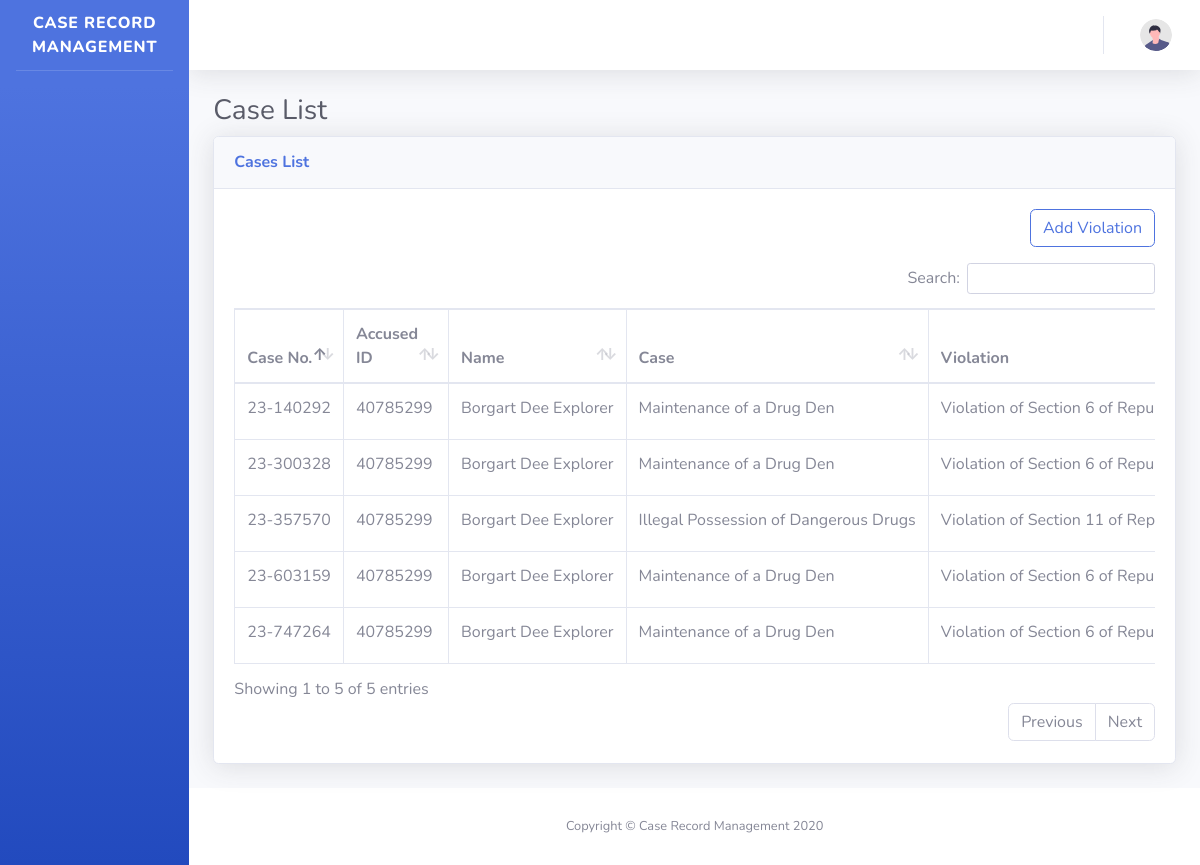
/cases.php, run on an earlier commit of the app's database.
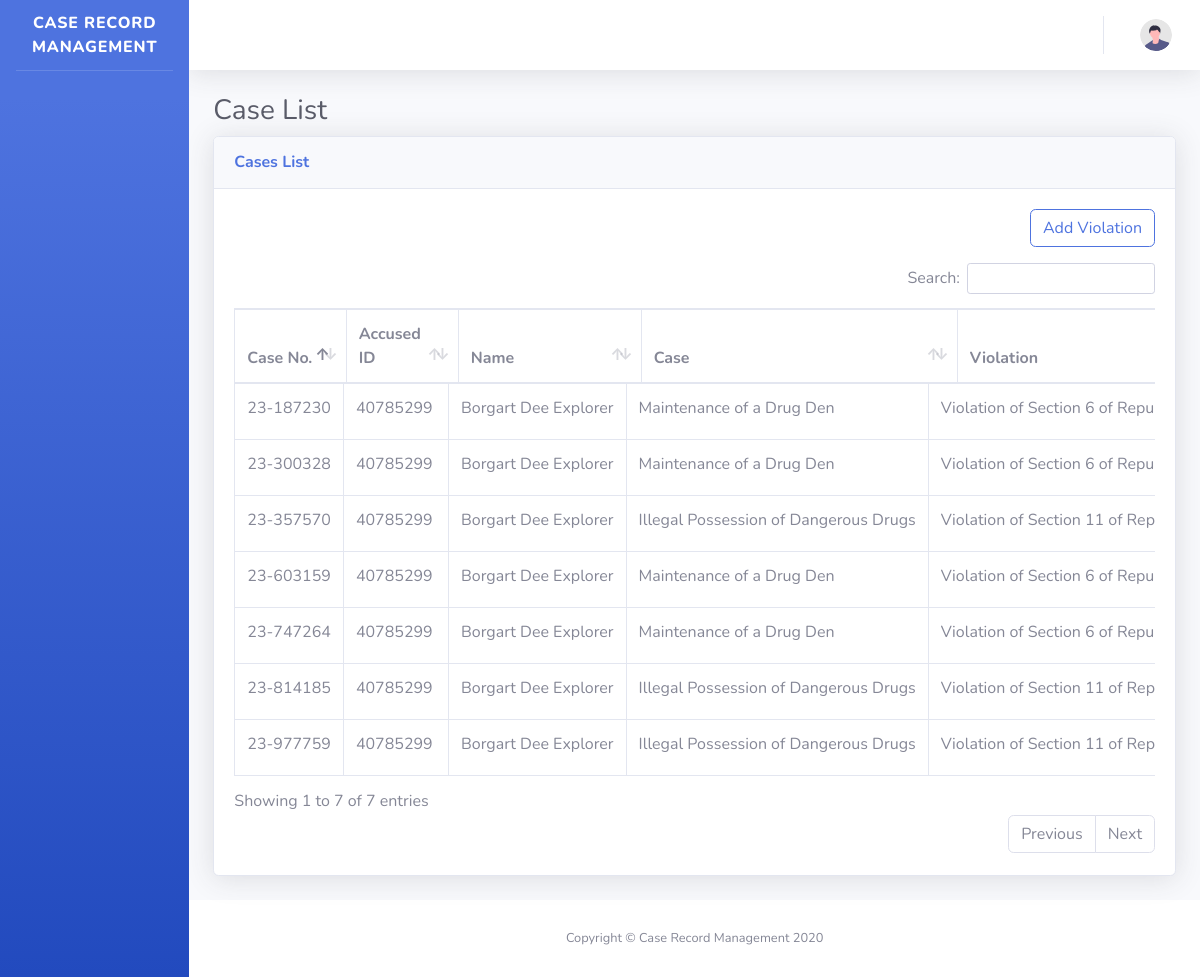
And on a later commit of the database.
### tables this page shows
CREATE TABLE `cases` (
  `id` int NOT NULL AUTO_INCREMENT,
  `CaseNo` varchar(20) NOT NULL,
  `Title` varchar(255) DEFAULT NULL,
  `Description` text NOT NULL,
  `AuthorID` int NOT NULL,
  `AccusedID` int NOT NULL,
  `ViolationID` int NOT NULL,
  `FilingDate` date DEFAULT NULL,
  `Branch` varchar(100) DEFAULT NULL,
  `Status` enum('Filed','Under Investigation','On Trial','Closed','Convicted','Acquitted','Dismissed','Archived','Reopened') DEFAULT NULL,
  `Judge` varchar(100) DEFAULT NULL,
  `Prosecutor` varchar(100) DEFAULT NULL,
  `LeadInvestigator` varchar(100) DEFAULT NULL,
  `TrialDate` datetime DEFAULT NULL,
  `HearingDate` datetime DEFAULT NULL,
  `Verdict` text,
  `Sentence` text,
  `CreatedAt` timestamp NULL DEFAULT CURRENT_TIMESTAMP,
  `UpdatedAt` timestamp NULL DEFAULT CURRENT_TIMESTAMP ON UPDATE CURRENT_TIMESTAMP,
  PRIMARY KEY (`id`),
  KEY `cases_accused_idx` (`AccusedID`),
  KEY `cases_violations_idx` (`ViolationID`),
  KEY `cases_author_idx` (`AuthorID`)
);

CREATE TABLE `accused` (
  `id` int NOT NULL AUTO_INCREMENT,
  `AccusedID` varchar(255) NOT NULL,
  `FirstName` varchar(255) NOT NULL,
  `MiddleName` varchar(255) DEFAULT NULL,
  `LastName` varchar(255) NOT NULL,
  `Sex` varchar(255) NOT NULL,
  `DateOfBirth` date NOT NULL,
  `Contact` varchar(20) NOT NULL,
  `Email` varchar(255) NOT NULL,
  `Address` text NOT NULL,
  `PhotoURL` varchar(255) DEFAULT NULL,
  `NationalID` varchar(20) DEFAULT NULL,
  `Occupation` varchar(255) DEFAULT NULL,
  `Notes` text,
  PRIMARY KEY (`id`)
);

CREATE TABLE `violations` (
  `id` int NOT NULL AUTO_INCREMENT,
  `Classification` varchar(255) NOT NULL,
  `Case` varchar(255) NOT NULL,
  `Violation` varchar(255) NOT NULL,
  `Description` text,
  PRIMARY KEY (`id`)
);

### includes/conn.php (called while the page is built, shortened)
<?php
$website = "Case Record Management";
?>

### cases.php (the view, shortened to what this page needs)
<?php
$page = "Case List";
require_once "includes/session.php";
require_once "components/header.php";
?>
<body id="page-top">
    <div id="wrapper">
        <?php
        require_once "components/sidebar.php";
        ?>
        <div id="content-wrapper" class="d-flex flex-column">
            <div id="content">
                <?php
                require_once "components/topbar.php";
                ?>
                <div class="container-fluid">
                    <h1 class="h3 mb-2 text-gray-800"><?= $page ?></h1>
                    <div class="card shadow mb-4">
                        <div class="card-header py-3">
                            <h6 class="m-0 font-weight-bold text-primary">Cases List</h6>
                        </div>
                        <div class="card-body">
                            <p class="text-right">
                                <button class="btn btn-outline-primary" type="button" data-toggle="collapse" data-target="#collapseAddCase" aria-expanded="false" aria-controls="collapseAddCase">
                                    Add Violation
                                </button>
                            </p>
                            <div class="table-responsive">
                                <table class="table table-bordered" id="dataTable" width="100%" cellspacing="0">
                                    <thead>
                                        <tr>
                                            <th>Case No.</th>
                                            <th>Accused ID</th>
                                            <th>Name</th>
                                            <th>Case</th>
                                            <th>Violation</th>
                                        </tr>
                                    </thead>
                                    <tbody>
                                        <?php
                                        $query = "SELECT
                                            c.id,
                                            c.`CaseNo`,
                                            a.`AccusedID`,
                                            CONCAT(a.`FirstName` , ' ' , a.`LastName`) as Name,
                                            v.`Case`,
                                            v.`Violation`,
                                            c.`Status`
                                        FROM cases c
                                            LEFT JOIN users u ON c.`AuthorID` = c.id
                                            LEFT JOIN accused a ON c.`AccusedID` = a.id
                                            LEFT JOIN violations v ON c.`ViolationID` = v.id WHERE c.Status!='Archived'";
                                        $result = $conn->execute_query($query, []);
                                        while ($row = $result->fetch_object()) {
                                        ?>
                                            <tr>
                                                <td class="text-center text-nowrap"><?= $row->CaseNo ?></td>
                                                <td class="text-nowrap"><?= $row->AccusedID ?></td>
                                                <td class="text-nowrap"><?= $row->Name ?></td>
                                                <td class="text-nowrap"><?= $row->Case ?></td>
                                                <td class="text-nowrap"><?= $row->Violation ?></td>
                                            </tr>
                                        <?php
                                        }
                                        ?>
                                    </tbody>
                                </table>
                            </div>
                        </div>
                    </div>
                </div>
            </div>
            <footer class="sticky-footer bg-white">
                <div class="container my-auto">
                    <div class="copyright text-center my-auto">
                        <span>Copyright &copy; <?= $website ?> 2020</span>
                    </div>
                </div>
            </footer>
        </div>
    </div>
</body>
</html>

What changed in the data, as far as the page shows it:
no longer on this page (row edited): cases: CaseNo "23-140292", AccusedID.AccusedID "40785299", Name "Borgart Dee Explorer", ViolationID.Case "Maintenance of a Drug Den", ViolationID.Violation "Violation of Section 6 of…"
added cases: CaseNo "23-814185", AccusedID.AccusedID "40785299", Name "Borgart Dee Explorer", ViolationID.Case "Illegal Possession of Dangerous Drugs", ViolationID.Violation "Violation of Section 11 of…"
added cases: CaseNo "23-977759", AccusedID.AccusedID "40785299", Name "Borgart Dee Explorer", ViolationID.Case "Illegal Possession of Dangerous Drugs", ViolationID.Violation "Violation of Section 11 of…"
added cases: CaseNo "23-187230", AccusedID.AccusedID "40785299", Name "Borgart Dee Explorer", ViolationID.Case "Maintenance of a Drug Den", ViolationID.Violation "Violation of Section 6 of…"
Also different on the page:
text written by a page script: "Search: Showing 1 to 5 of 5 entries Previous Next" → "Search: Showing 1 to 7 of 7 entries Previous Next"
